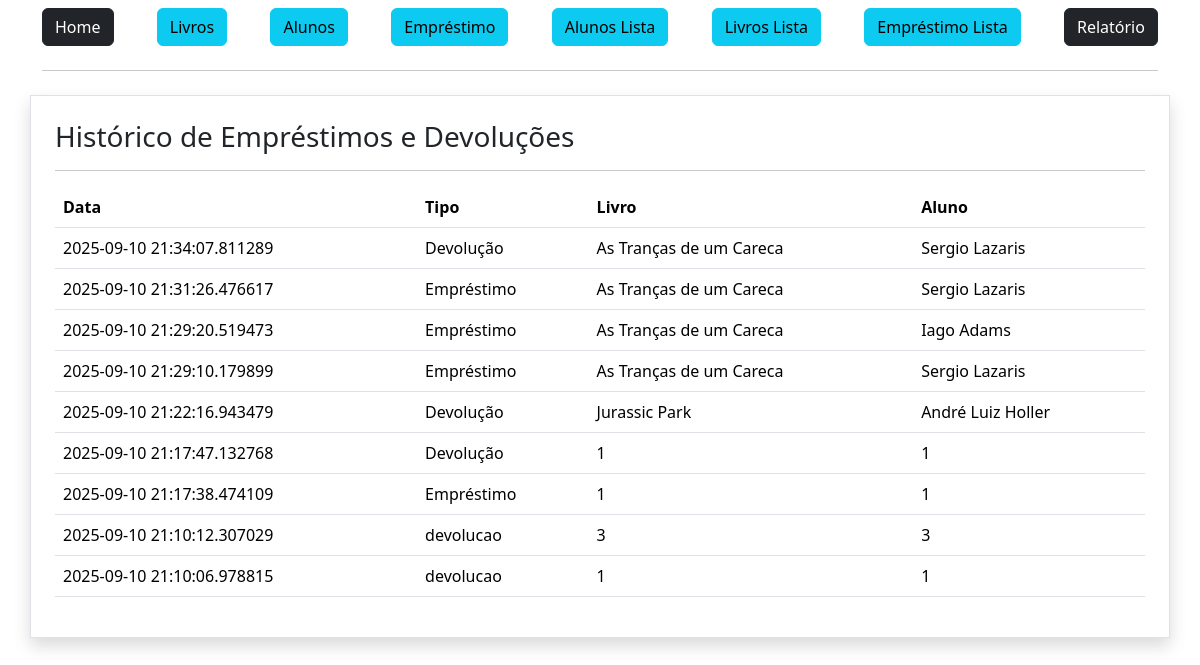
The app's page /historico/ (signed in), older data.
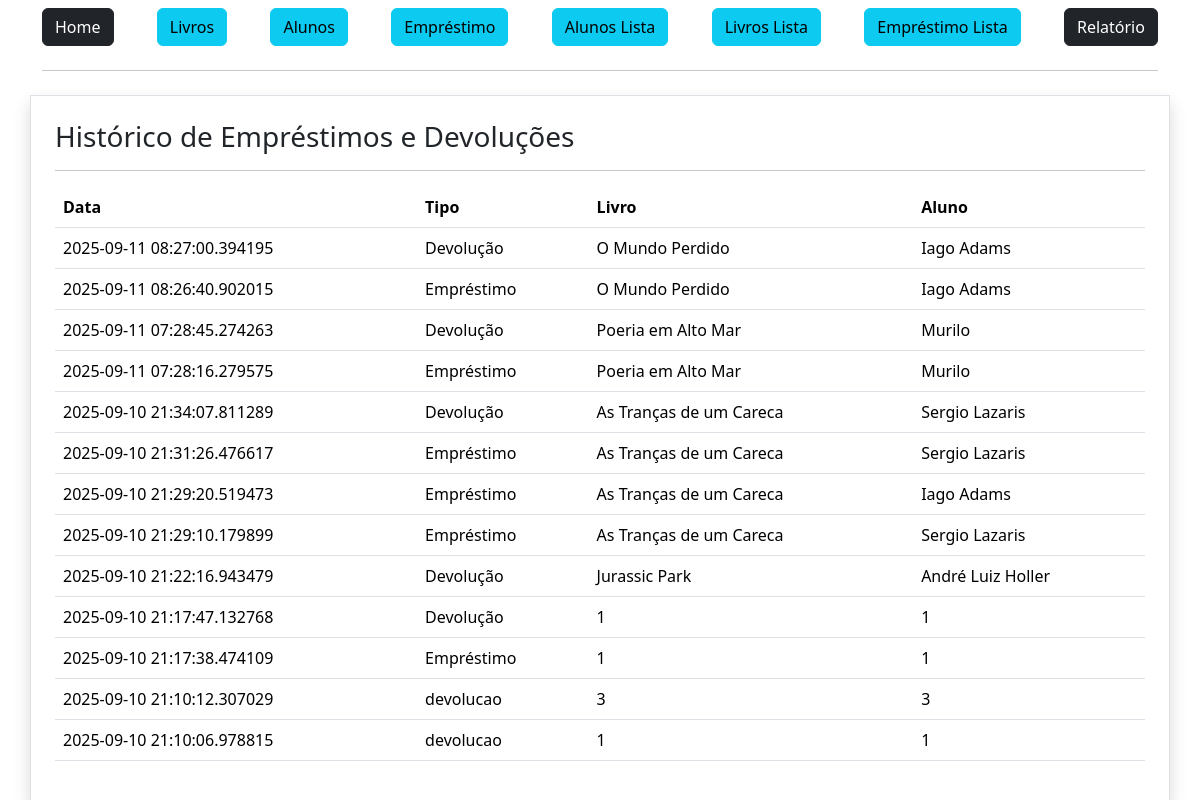
The same page, newer data.
### app/models.py (models this page shows)
class LoanEvent(db.Model):
    id = db.Column(db.Integer, primary_key=True)
    loan_id = db.Column(db.Integer, db.ForeignKey('loan.id'))
    event_type = db.Column(db.String, nullable=False)
    event_date = db.Column(db.DateTime, default=datetime.now)
    book_title = db.Column(db.String, nullable=False)
    student_name = db.Column(db.String, nullable=False)
    loan = db.relationship("Loan", backref="events")

### app/view.py (the view)
@app.route('/historico/')
@login_required
def history():
    eventos = LoanEvent.query.order_by(LoanEvent.event_date.desc()).all()
    return render_template('historico.html', eventos=eventos)

### app/__init__.py (called while the page is built)
@login_manager.user_loader
def load_user(user_id):
    return Employee.query.get(int(user_id))

### app/view.py (called while the page is built)
@app.before_request
def atualizar_status_atrasados():
    hoje = datetime.now()
    emprestimos = Loan.query.filter(
        Loan.status == 'Emprestado',
        Loan.returnDate == None,
        Loan.returnLimit < hoje
    ).all()
    for emprestimo in emprestimos:
        emprestimo.status = 'Atrasado'
    if emprestimos:
        db.session.commit()

### app/templates/historico.html
{% extends 'base.html' %}
{% block content %}
<div class="container mt-4 p-4 round border shadow">
    <h3>Histórico de Empréstimos e Devoluções</h3>
    <hr>
    <table class="table">
        <thead>
            <tr>
                <th>Data</th>
                <th>Tipo</th>
                <th>Livro</th>
                <th>Aluno</th>
            </tr>
        </thead>
        <tbody>
        {% for evento in eventos %}
            <tr>
                <td>{{ evento.event_date }}</td>
                <td>{{ evento.event_type }}</td>
                <td>{{ evento.book_title }}</td>
                <td>{{ evento.student_name }}</td>
            </tr>
        {% endfor %}
        </tbody>
    </table>
</div>
{% endblock %}

Row changes from the older to the newer data that the page shows:
added LoanEvent: event_date "2025-09-11 08:27:00.394195", event_type "Devolução", book_title "O Mundo Perdido", student_name "Iago Adams"
added LoanEvent: event_date "2025-09-11 08:26:40.902015", event_type "Empréstimo", book_title "O Mundo Perdido", student_name "Iago Adams"
added LoanEvent: event_date "2025-09-11 07:28:45.274263", event_type "Devolução", book_title "Poeria em Alto Mar", student_name "Murilo"
added LoanEvent: event_date "2025-09-11 07:28:16.279575", event_type "Empréstimo", book_title "Poeria em Alto Mar", student_name "Murilo"
